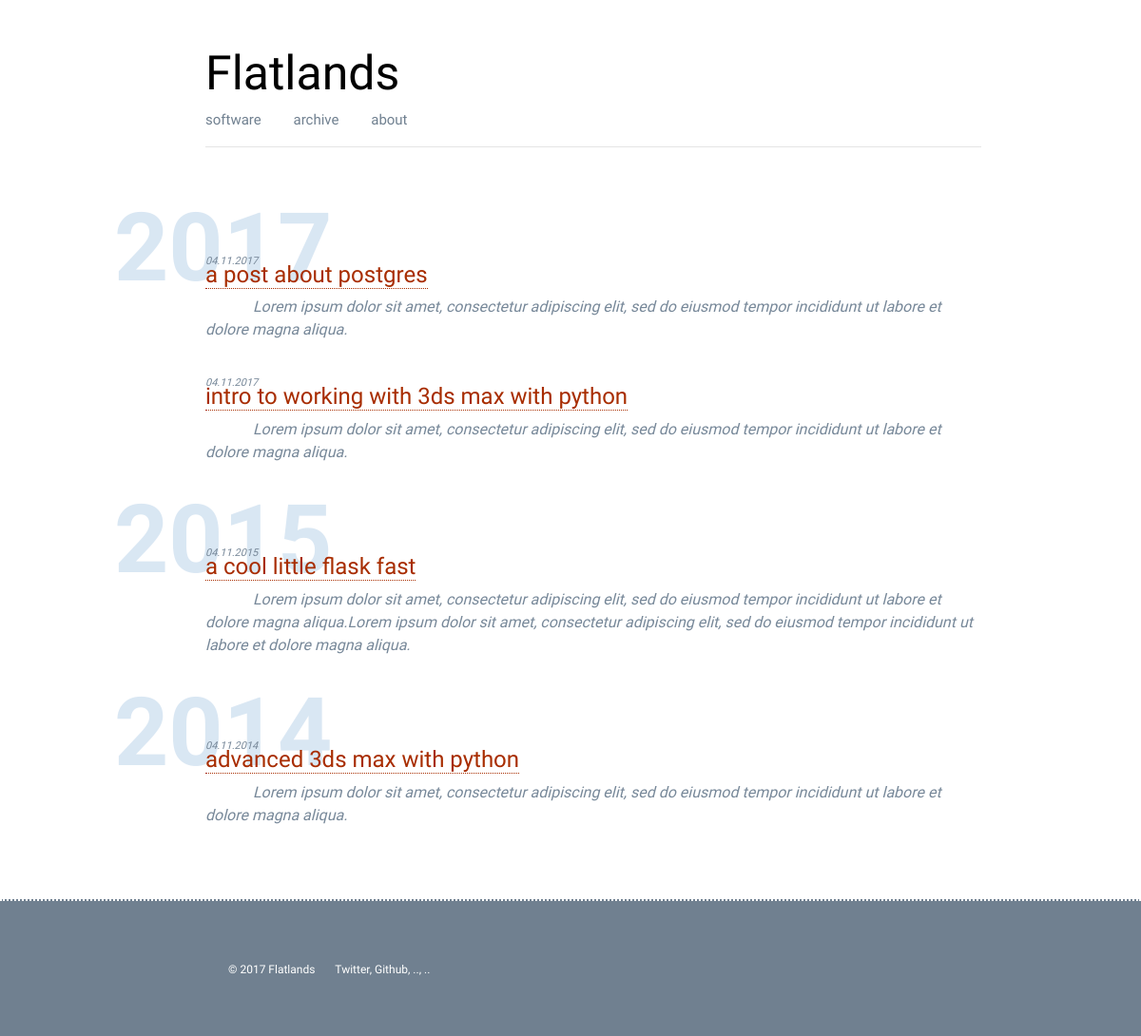
Page /blog on the committed database.
### app.py (models this page shows, shortened)
class Post(db.Model):
    id = db.Column(db.Integer, primary_key=True)
    title = db.Column(db.String())
    author = db.Column(db.String())
    tags = db.Column(db.String())
    strap = db.Column(db.String())
    content = db.Column(db.String())
    pub_date = db.Column(db.String())
    published = db.Column(db.String())

### app.py (the view)
@app.route('/blog')
def blog():
    posts = modules.database.to_json(Post.query.all())
    years = modules.database.get_post_years(posts)
    return render_template('blog.html', posts=posts, years=years)

### modules/database.py (called while the page is built)
def to_json(results):
    result = {}
    item = {}
    count = 1
    for row in results:
        for k, v in row.__dict__.items():
            if not k.startswith('_') and k != 'id':
                item[k] = v
        result[count] = item
        count += 1
        item = {}
    return result

def get_post_years(posts=None):
    years = []
    for code, data in posts.items():
        day, month, year = data['pub_date'].split('.')
        years.append(year)
    return sorted(list(set(years)), reverse=True)

### templates/blog.html
{% extends "base.html" %}
{% block content %}
{% for year in years %}
<div class="section-head"><h4>{{ year }}</h4></div>
    {% for code, data in posts.items() %}
        {% if data.pub_date.endswith(year) %}
            <div class="blog-post">
                <small>{{data.pub_date}}</small>
                <h4><a href="/blog/{{ data.title|replace(" ", "-") }}">{{data.title}}</a></h4>
                <div class="blog-post-strap">{{data.strap}}</div>
            </div>
        {% endif %}
    {% endfor %}
{% endfor %}
{% endblock %}

### templates/base.html (shortened to what this page needs)
<!doctype html>
<html lang="en">
  <head>
    <link rel="stylesheet" href="https://maxcdn.bootstrapcdn.com/bootstrap/4.0.0-beta.2/css/bootstrap.min.css">
    <link rel="stylesheet" type="text/css" href="{{ url_for('static', filename='css/main.css') }}">
  </head>
  <body>
    <div class="main-content">
      {% include 'header.html' %}
      {% block content %}
      {% endblock %}
    </div>
    {% include 'footer.html' %}
  </body>
</html>

### templates/header.html
<div class="header">
<div class="title"><a href="/blog">Flatlands</a></div>
<div class="header-nav">
  <a href="/software">software</a>
  <a href="/blog">archive</a>
  <a href="/about">about</a>
</div>
<hr>
</div>

### templates/footer.html
<p style="height:40px;"></p>
<div class="footer">
    <div class="footer-detail">
        <small>© 2017 Flatlands &ensp; &ensp;
            <a href="">Twitter</a>,
            <a href="">Github</a>,
            <a href="">..</a>,
            <a href="">..</a>
        </small>
    </div>
</div>

### static/css/main.css (style rules this page uses)
body { margin: 0; font-family: 'Maven Pro', sans-serif; }
.header { padding-bottom: 30px; padding-top: 40px; padding-left: 10%; padding-right: 5%; }
.header a { color: black; text-decoration: none; }
.title { font-size: 50px; }
.header-nav { color: slategray; word-spacing: 30px; font-size: 15px; }
.header-nav a { color: slategray; text-decoration: none; }
.main-content { padding-left: 10%; padding-right: 10%; }
.section-head { color: rgba(0, 92, 173, 0.15); height: 50px; }
.section-head h4 { font-weight: bold; font-size: 100px; }
.blog-post { padding-left: 10%; padding-right: 5%; padding-bottom: 20px; }
.blog-post small { position: relative; top: 10px; color: lightslategray; font-size: 11px; font-style: italic; }
.blog-post-strap { text-indent: 50px; color: lightslategray; font-style: italic; }
.blog-post h4 { color: darkslategray; }
.blog-post a { color: rgb(168, 45, 0); text-decoration: none; border-width: 1px; border-bottom-style: dotted; }
.footer { background-color: slategray; color: white; font-size: 15px; border-width: 2px; border-top-style: dotted; }
.footer-detail { padding-top: 60px; padding-bottom: 60px; padding-left: 20%; padding-right: 20%; }
.footer-detail a { color: white; text-decoration: none; }

### rows in the picture
Post: pub_date "04.11.2017", title "a post about postgres", strap "Lorem ipsum dolor sit amet, consectetur adipiscing elit, sed do eiusmod tempor incididunt ut labore et dolore magna aliqua."
Post: pub_date "04.11.2017", title "intro to working with 3ds max with python", strap "Lorem ipsum dolor sit amet, consectetur adipiscing elit, sed do eiusmod tempor incididunt ut labore et dolore magna aliqua."
Post: pub_date "04.11.2015", title "a cool little flask fast", strap "Lorem ipsum dolor sit amet, consectetur adipiscing elit, sed do eiusmod tempor incididunt ut labore et dolore magna aliqua.Lorem ipsum dolor sit amet, consectetur adipiscing elit, sed do eiusmod tempor incididunt ut labore et dolore magna aliqua."
Post: pub_date "04.11.2014", title "advanced 3ds max with python", strap "Lorem ipsum dolor sit amet, consectetur adipiscing elit, sed do eiusmod tempor incididunt ut labore et dolore magna aliqua."

### other values in the picture
{{ year }} "2017" "2015" "2014"
